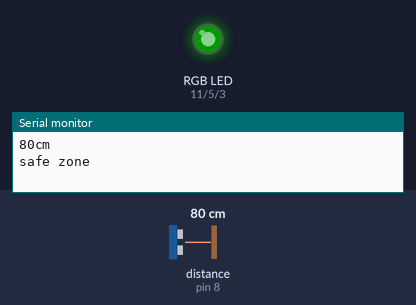
A sketch run on a simulated Arduino Uno, built with avr-gcc and run on an emulated ATmega328P. Shown: an RGB LED mixed from three pins (HIGH = lit), the last lines printed to the serial monitor. Inputs (shaded band) come from the test bench; at power-on: distance to the obstacle (sensor on pin 8) 80 cm. The echo pulse lasts 58.3 µs per cm; dim RGB values are drawn brighter than linear.

Above: at 1.3 s.
1.4 s: distance to the obstacle (sensor on pin 8) set to 30 cm
3.8 s: distance to the obstacle (sensor on pin 8) set to 25 cm
At 5.1 s:
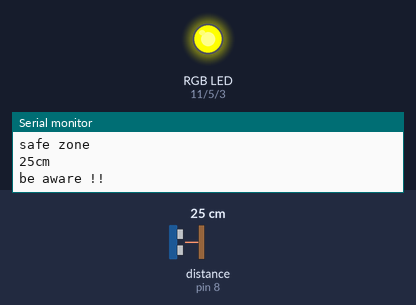
5.6 s: distance to the obstacle (sensor on pin 8) set to 11 cm
8.7 s: distance to the obstacle (sensor on pin 8) set to 8 cm
At 11.9 s:
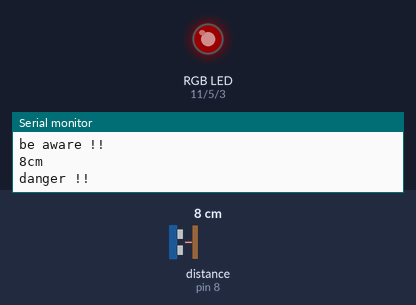
12.6 s: distance to the obstacle (sensor on pin 8) set to 18 cm
At 14.6 s:
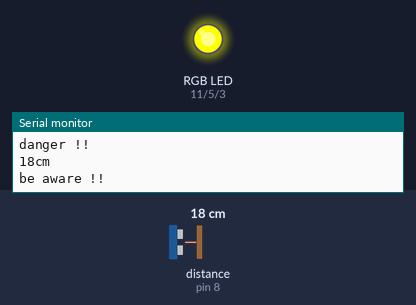
15.1 s: distance to the obstacle (sensor on pin 8) set to 2 cm
At 18.0 s:
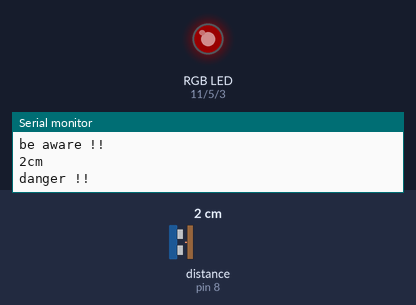
Timing chart, 0 to 19.5 s (numbered marks = the images above; inputs shaded):
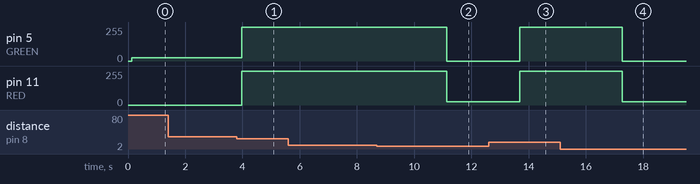

Measured:
- the behaviour switches between 28 and 27 cm on distance to the obstacle (sensor on pin 8) (found by bisection; images 0 and 1)
- the behaviour switches between 10 and 9 cm on distance to the obstacle (sensor on pin 8) (found by bisection; images 1 and 2)
- after the input at 3.8 s, pin 5 (GREEN): 25/255 → 255/255 after 0.17 s; pin 11 (RED): 0/255 → 255/255 after 0.17 s
- after the input at 8.7 s, pin 5 (GREEN): 255/255 → 0/255 after 2.4 s; pin 11 (RED): 255/255 → 25/255 after 2.4 s
- after the input at 12.6 s, pin 5 (GREEN): 0/255 → 255/255 after 1.1 s; pin 11 (RED): 25/255 → 255/255 after 1.1 s
- after the input at 15.1 s, pin 5 (GREEN): 255/255 → 0/255 after 2.2 s; pin 11 (RED): 255/255 → 25/255 after 2.2 s

The sketch:

ulta__traffic_2.ino
```cpp
//www.elegoo.com
//2016.12.08
#include "SR04.h"  //must include HC-SR04 library
#define TRIG_PIN 8
#define ECHO_PIN 9

//create a color pin constant

#define RED 11
#define GREEN 5
#define BLUE 3


SR04 sr04 = SR04(ECHO_PIN, TRIG_PIN); //user defined library object that takes two arguments
long a;

void setup() {

  pinMode(RED, OUTPUT);
  pinMode(GREEN, OUTPUT);
  pinMode(BLUE, OUTPUT);
  Serial.begin(9600);
  delay(100);
}
int redvalue = 0;
int greenvalue = 0;
// int yellowvalue=0;

#define delayT 10

void loop() {
  a = sr04.Distance();
  if (a < 10) {
    redvalue = 25;
    Serial.print(a);
    Serial.println("cm");
    Serial.println("danger !!");

    for (int i = 0; i < 25; i++) {
     setColor(25, 0, 0);
      delay(delayT);
    }
  }
  else if (a >= 10 && a <= 27) {
    Serial.print(a);
    Serial.println("cm");
    Serial.println("be aware !!");
     for(int i=0; i<255; i++){
    setColor(255, 255, 0);
        delay(delayT);
       }
  } else if (a > 27) {
    greenvalue = 25;
    Serial.print(a);
    Serial.println("cm");
    Serial.println("safe zone");
    for (int i = 0; i < 25; i++) {
     setColor(0, 25, 0);
      delay(delayT);
    }
  }
  delay(1000);
}

void setColor(int red, int green, int blue) {

  analogWrite(RED, red);
  analogWrite(GREEN, green);
  analogWrite(BLUE, blue);
}
```
